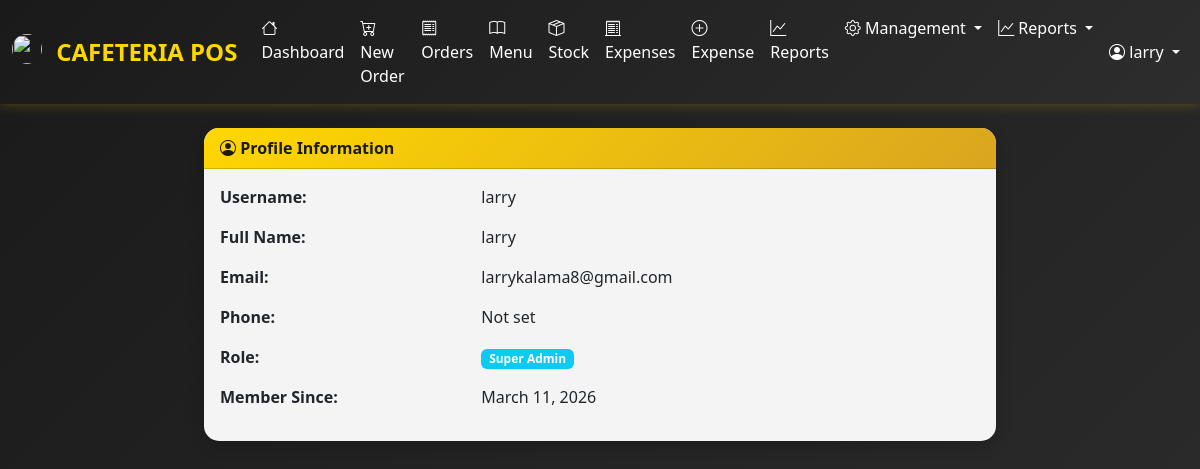
The page /accounts/profile/ (signed in) on the database its author committed.
### accounts/models.py (models this page shows, shortened)
class User(AbstractUser):
    ROLE_CHOICES = [
        ('SUPERADMIN', 'Super Admin'),
        ('WAITER', 'Waiter'),
        ('CASHIER', 'Cashier'),
    ]
    role = models.CharField(max_length=20, choices=ROLE_CHOICES, default='WAITER')
    phone_number = models.CharField(max_length=15, blank=True, null=True)
    is_active = models.BooleanField(default=True)
    created_at = models.DateTimeField(auto_now_add=True)
    updated_at = models.DateTimeField(auto_now=True)
    class Meta:
        ordering = ['-date_joined']
    @property
    def is_superadmin(self):
        return self.role == 'SUPERADMIN'
    def get_full_name(self):
        if self.first_name and self.last_name:
            return f"{self.first_name} {self.last_name}"
        return self.username

### accounts/views.py (the view)
# urls.py: path('profile/', views.profile_view, name='profile'),
@login_required
def profile_view(request):
    return render(request, 'accounts/profile.html')

### templates/accounts/profile.html (shortened to what this page needs)
{% extends 'base.html' %}
{% block content %}
<div class="row justify-content-center">
    <div class="col-md-8">
        <div class="card">
            <div class="card-header">
                <i class="bi bi-person-circle"></i> Profile Information
            </div>
            <div class="card-body">
                <div class="row mb-3">
                    <div class="col-md-4 fw-bold">Username:</div>
                    <div class="col-md-8">{{ user.username }}</div>
                </div>
                <div class="row mb-3">
                    <div class="col-md-4 fw-bold">Full Name:</div>
                    <div class="col-md-8">{{ user.get_full_name|default:"Not set" }}</div>
                </div>
                <div class="row mb-3">
                    <div class="col-md-4 fw-bold">Email:</div>
                    <div class="col-md-8">{{ user.email|default:"Not set" }}</div>
                </div>
                <div class="row mb-3">
                    <div class="col-md-4 fw-bold">Phone:</div>
                    <div class="col-md-8">{{ user.phone|default:"Not set" }}</div>
                </div>
                <div class="row mb-3">
                    <div class="col-md-4 fw-bold">Role:</div>
                    <div class="col-md-8">
                        <span class="badge badge-custom
                            {% if user.role == 'superadmin' %}bg-danger
                            {% elif user.role == 'waiter' %}bg-primary
                            {% else %}bg-info{% endif %}">
                            {{ user.get_role_display }}
                        </span>
                    </div>
                </div>
                <div class="row mb-3">
                    <div class="col-md-4 fw-bold">Member Since:</div>
                    <div class="col-md-8">{{ user.date_joined|date:"F d, Y" }}</div>
                </div>
            </div>
        </div>
    </div>
</div>
{% endblock %}

### templates/base.html (shortened to what this page needs)
{% load static %}
<!DOCTYPE html>
<html lang="en">
<head>
    <link href="https://cdn.jsdelivr.net/npm/bootstrap@5.3.2/dist/css/bootstrap.min.css" rel="stylesheet">
    <link rel="stylesheet" href="https://cdn.jsdelivr.net/npm/bootstrap-icons@1.11.1/font/bootstrap-icons.css">
</head>
<body>
    {% if user.is_authenticated %}
    <nav class="navbar navbar-expand-lg navbar-dark mb-4">
        <div class="container-fluid">
            <a class="navbar-brand" href="{% url 'dashboard:home' %}">
                <img src="{% static 'images/favicon.png' %}" width="30" height="30" class="d-inline-block align-top me-2 rounded-circle" alt="">
                CAFETERIA POS
            </a>
            <div class="collapse navbar-collapse" id="navbarNav">
                <ul class="navbar-nav me-auto">
                    <li class="nav-item">
                        <a class="nav-link" href="{% url 'dashboard:home' %}">
                            <i class="bi bi-house"></i> Dashboard
                        </a>
                    </li>
                    <li class="nav-item">
                        <a class="nav-link" href="{% url 'orders:create_order' %}">
                            <i class="bi bi-cart-plus"></i> New Order
                        </a>
                    </li>
                    <li class="nav-item position-relative">
                        <a class="nav-link" href="{% url 'orders:order_list' %}">
                            <i class="bi bi-receipt"></i> Orders
                        </a>
                    </li>
                    <li class="nav-item">
                        <a class="nav-link" href="{% url 'menu:menuitem_list' %}">
                            <i class="bi bi-book"></i> Menu
                        </a>
                    </li>
                    {% if user.role in 'SUPERADMIN WAITER CASHIER' %}
                    <li class="nav-item">
                        <a class="nav-link" href="{% url 'inventory:stock_list' %}">
                            <i class="bi bi-box-seam"></i> Stock
                        </a>
                    </li>
                    <li class="nav-item">
                        <a class="nav-link" href="{% url 'expenses:expense_list' %}">
                            <i class="bi bi-receipt-cutoff"></i> Expenses
                        </a>
                    </li>
                    {% endif %}
                    {% if perms.can_manage_expenses or user.role in 'SUPERADMIN CASHIER WAITER' %}
                    <li class="nav-item">
                        <a class="nav-link" href="{% url 'expenses:expense_add' %}">
                            <i class="bi bi-plus-circle"></i> Expense
                        </a>
                    </li>
                    {% endif %}
                    {% if user.role == 'SUPERADMIN' %}
                    <li class="nav-item">
                        <a class="nav-link" href="{% url 'reports:sales_report' %}">
                            <i class="bi bi-graph-up"></i> Reports
                        </a>
                    </li>
                    {% elif user.role in 'CASHIER WAITER' %}
                    <li class="nav-item">
                        <a class="nav-link" href="{% url 'reports:today_summary' %}">
                            <i class="bi bi-list-check"></i> Today's Summary
                        </a>
                    </li>
                    {% endif %}
                    {% if user.is_superadmin %}
                    <li class="nav-item dropdown">
                        <a class="nav-link dropdown-toggle" href="#" role="button" data-bs-toggle="dropdown">
                            <i class="bi bi-gear"></i> Management
                        </a>
                    </li>
                    <li class="nav-item dropdown">
                        <a class="nav-link dropdown-toggle" href="#" role="button" data-bs-toggle="dropdown">
                            <i class="bi bi-graph-up"></i> Reports
                        </a>
                    </li>
                    {% endif %}
                </ul>
                <ul class="navbar-nav">
                    <li class="nav-item dropdown">
                        <a class="nav-link dropdown-toggle" href="#" role="button" data-bs-toggle="dropdown">
                            <i class="bi bi-person-circle"></i> {{ user.get_full_name }}
                        </a>
                    </li>
                </ul>
            </div>
        </div>
    </nav>
    {% endif %}
    <main>
        {% block content %}{% endblock %}
    </main>
</body>
</html>

### templates/base.html (style rules this page uses)
:root { --gold: #FFD700; --gold-dark: #DAA520; --gold-light: #FFF8DC; --dark: #1a1a1a; --gray: #6c757d; }
body { font-family: 'Segoe UI', Tahoma, Geneva, Verdana, sans-serif; background: linear-gradient(135deg, #1a1a1a 0%, #2d2d2d 100%); min-height: 100vh; }
.navbar { background: linear-gradient(135deg, var(--dark) 0%, #2d2d2d 100%); box-shadow: 0 2px 10px rgba(255, 215, 0, 0.2); }
.navbar-brand { color: var(--gold) !important; font-weight: bold; font-size: 1.5rem; }
.nav-link { color: #fff !important; transition: all 0.3s; }
.card { background: rgba(255, 255, 255, 0.95); border: none; border-radius: 15px; box-shadow: 0 5px 15px rgba(0, 0, 0, 0.2); transition: all 0.3s; }
.card-header { background: linear-gradient(135deg, var(--gold) 0%, var(--gold-dark) 100%); color: var(--dark); font-weight: bold; border-radius: 15px 15px 0 0 !important; }

### rows shown on the page
User: get_full_name "larry", username "larry", email "larrykalama8@gmail.com", role "Super Admin", date_joined "March 11, 2026"

### other values the page prints
{{ user.phone|default:"Not set" }} "Not set"
